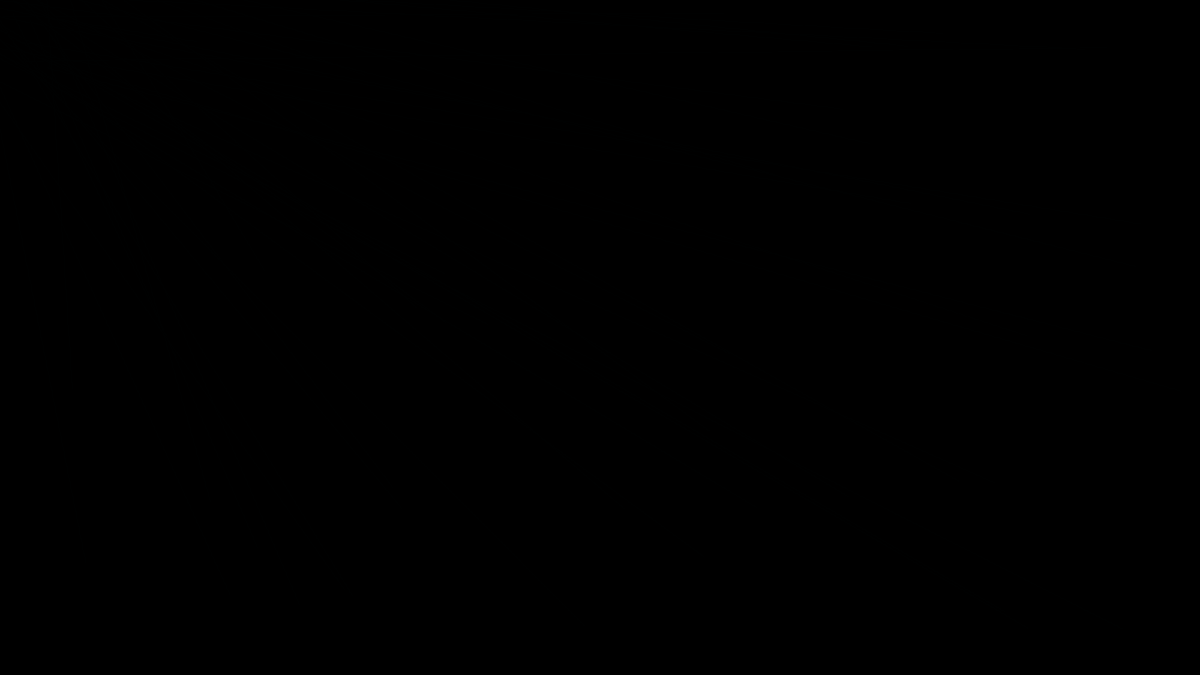
Frame 1 (no input)
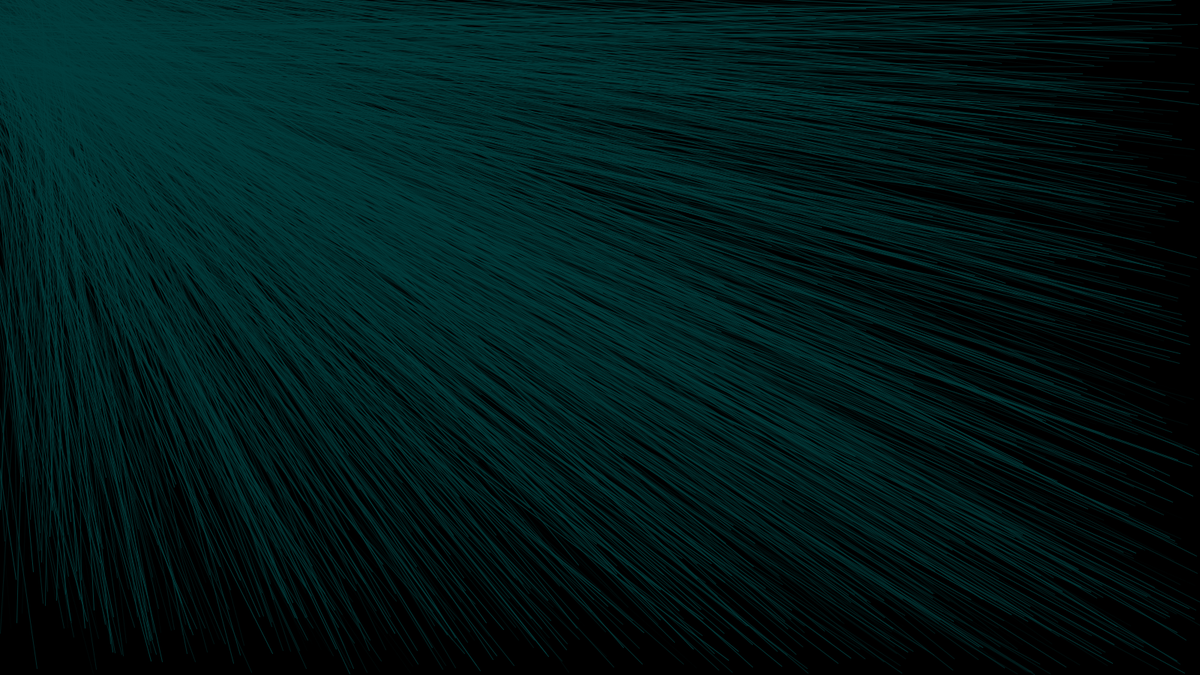
Frame 60 (the mouse pressed at the canvas centre just before this capture)
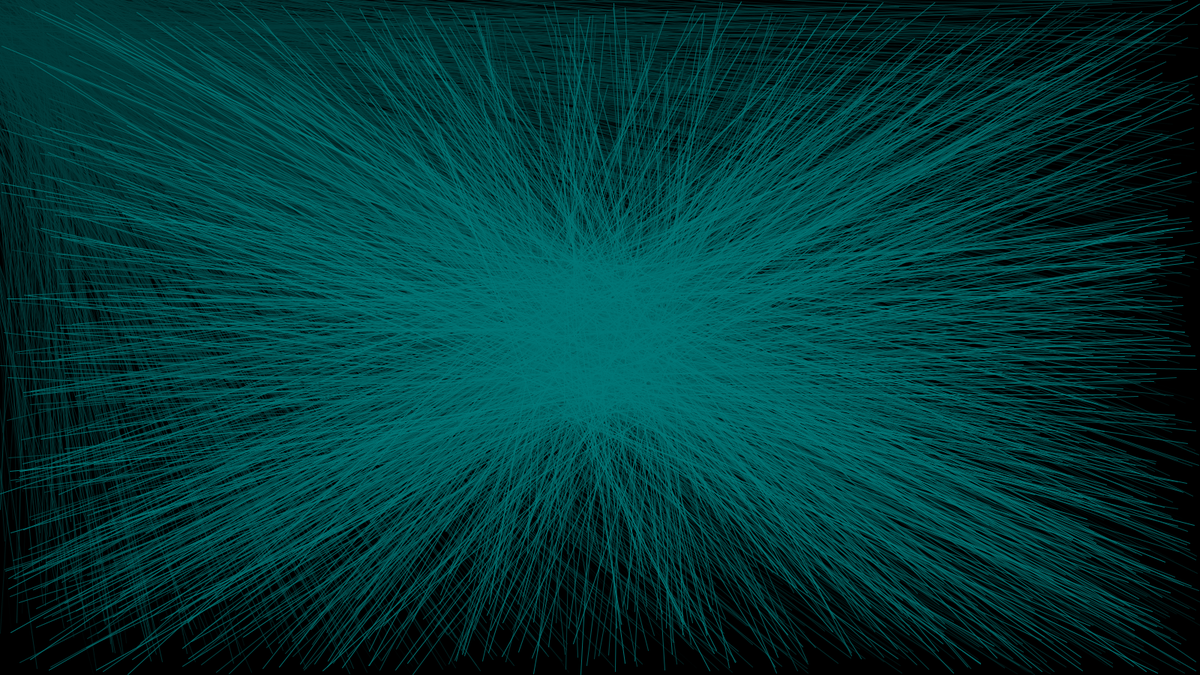
Frame 120 (the mouse held since frame 60 and released just before this capture)

The Processing sketch that drew these frames (run headless with seeded random() and noise(); from frame 60 on, the mouse is pressed at the canvas centre):

// Processing sketch: InClass_DrawingMachine
// ── InClass_DrawingMachine.pde
int time = 1;
int timeStep = 1;
int pixelsNearMouse = 100;
int lineCount = 50;

void setup() {
  size(1600, 900);
  background(0);
  frameRate(60);
}

void draw() {
  for (int i = 0; i < lineCount; i++) {
    stroke(0, time, time);
    int x1 = int(random(width));
    int y1 = int(random(height));
    int x2 = int(random(mouseX - pixelsNearMouse, mouseX + pixelsNearMouse));
    int y2 = int(random(mouseY - pixelsNearMouse, mouseY + pixelsNearMouse));
    line(x1, y1, x2, y2);
  }
  time = time + timeStep;
  
  println("time: " + time);
  
  if (time == 256) {
    timeStep = -1;
  }
  if (time == 0) {
    timeStep = 1;
  }
}

void keyPressed() {
  save("test" + millis() + ".png");
}
